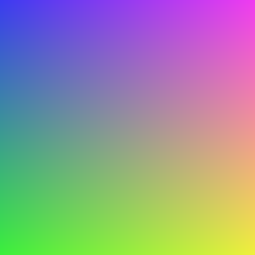
Frame 1 (no input)
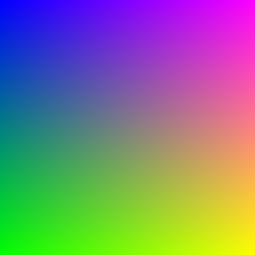
Frame 60 (the mouse pressed at the canvas centre just before this capture)
Frame 120 (the mouse held since frame 60 and released just before this capture): identical to frame 60, image omitted

The Processing sketch that drew these frames (run headless with seeded random() and noise(); from frame 60 on, the mouse is pressed at the canvas centre):

// Processing sketch: farbe_01_rgb_b
// ── farbe_01_rgb_b.pde
void setup() {
  size(255, 255);
}

void draw() {
  for (int i=0; i<255; i++) {
    for (int h=0; h<255; h++) {
      stroke(i, h, 255-h);
      point(i, h);
    }
  }
}
